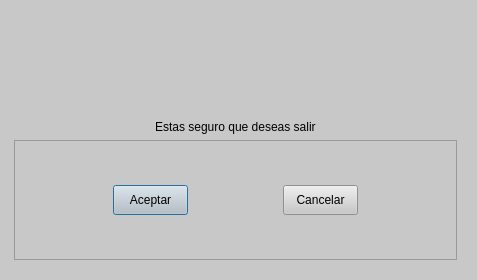
<?xml version="1.0" encoding="UTF-8"?>
<ui version="4.0">
 <class>ventanaSalir</class>
 <widget class="QDialog" name="ventanaSalir">
  <property name="windowModality">
   <enum>Qt::ApplicationModal</enum>
  </property>
  <property name="geometry">
   <rect>
    <x>0</x>
    <y>0</y>
    <width>477</width>
    <height>280</height>
   </rect>
  </property>
  <property name="contextMenuPolicy">
   <enum>Qt::NoContextMenu</enum>
  </property>
  <property name="windowTitle">
   <string>Salir de la aplicacion</string>
  </property>
  <property name="windowIcon">
   <iconset>
    <normaloff>img/taxiIcon.png</normaloff>img/taxiIcon.png</iconset>
  </property>
  <property name="layoutDirection">
   <enum>Qt::LeftToRight</enum>
  </property>
  <property name="styleSheet">
   <string notr="true">background-color: rgb(200, 200, 200);</string>
  </property>
  <property name="sizeGripEnabled">
   <bool>true</bool>
  </property>
  <property name="modal">
   <bool>true</bool>
  </property>
  <layout class="QHBoxLayout" name="horizontalLayout">
   <property name="spacing">
    <number>10</number>
   </property>
   <property name="sizeConstraint">
    <enum>QLayout::SetDefaultConstraint</enum>
   </property>
   <property name="leftMargin">
    <number>5</number>
   </property>
   <property name="topMargin">
    <number>5</number>
   </property>
   <item>
    <widget class="QFrame" name="frame">
     <property name="sizePolicy">
      <sizepolicy hsizetype="Expanding" vsizetype="Expanding">
       <horstretch>0</horstretch>
       <verstretch>0</verstretch>
      </sizepolicy>
     </property>
     <property name="frameShape">
      <enum>QFrame::NoFrame</enum>
     </property>
     <property name="frameShadow">
      <enum>QFrame::Plain</enum>
     </property>
     <layout class="QVBoxLayout" name="verticalLayout">
      <item alignment="Qt::AlignHCenter">
       <widget class="QLabel" name="label">
        <property name="enabled">
         <bool>true</bool>
        </property>
        <property name="sizePolicy">
         <sizepolicy hsizetype="Fixed" vsizetype="Preferred">
          <horstretch>100</horstretch>
          <verstretch>0</verstretch>
         </sizepolicy>
        </property>
        <property name="minimumSize">
         <size>
          <width>100</width>
          <height>100</height>
         </size>
        </property>
        <property name="maximumSize">
         <size>
          <width>100</width>
          <height>100</height>
         </size>
        </property>
        <property name="text">
         <string/>
        </property>
        <property name="textFormat">
         <enum>Qt::PlainText</enum>
        </property>
        <property name="pixmap">
         <pixmap>img/taxiIcon.png</pixmap>
        </property>
        <property name="scaledContents">
         <bool>true</bool>
        </property>
        <property name="alignment">
         <set>Qt::AlignCenter</set>
        </property>
       </widget>
      </item>
      <item alignment="Qt::AlignHCenter">
       <widget class="QLabel" name="label_2">
        <property name="sizePolicy">
         <sizepolicy hsizetype="Maximum" vsizetype="Maximum">
          <horstretch>0</horstretch>
          <verstretch>0</verstretch>
         </sizepolicy>
        </property>
        <property name="minimumSize">
         <size>
          <width>0</width>
          <height>0</height>
         </size>
        </property>
        <property name="styleSheet">
         <string notr="true">color: rgb(0, 0, 0);
font: 75 14pt &quot;MS Shell Dlg 2&quot;;</string>
        </property>
        <property name="text">
         <string>Estas seguro que deseas salir</string>
        </property>
       </widget>
      </item>
      <item>
       <widget class="QFrame" name="frame_3">
        <property name="frameShape">
         <enum>QFrame::StyledPanel</enum>
        </property>
        <property name="frameShadow">
         <enum>QFrame::Raised</enum>
        </property>
        <layout class="QHBoxLayout" name="horizontalLayout_2">
         <item>
          <widget class="QPushButton" name="btnAcept">
           <property name="sizePolicy">
            <sizepolicy hsizetype="Preferred" vsizetype="Fixed">
             <horstretch>0</horstretch>
             <verstretch>0</verstretch>
            </sizepolicy>
           </property>
           <property name="minimumSize">
            <size>
             <width>75</width>
             <height>30</height>
            </size>
           </property>
           <property name="maximumSize">
            <size>
             <width>60</width>
             <height>16777215</height>
            </size>
           </property>
           <property name="styleSheet">
            <string notr="true">background-color: rgb(197, 197, 197);
border-radiu:8px;</string>
           </property>
           <property name="text">
            <string>Aceptar</string>
           </property>
           <property name="icon">
            <iconset>
             <normaloff>img/OkIco.svg</normaloff>img/OkIco.svg</iconset>
           </property>
          </widget>
         </item>
         <item>
          <widget class="QPushButton" name="btnCancelar">
           <property name="minimumSize">
            <size>
             <width>75</width>
             <height>30</height>
            </size>
           </property>
           <property name="maximumSize">
            <size>
             <width>60</width>
             <height>16777215</height>
            </size>
           </property>
           <property name="text">
            <string>Cancelar</string>
           </property>
           <property name="icon">
            <iconset>
             <normaloff>img/CancelIco.ico</normaloff>img/CancelIco.ico</iconset>
           </property>
          </widget>
         </item>
        </layout>
       </widget>
      </item>
     </layout>
    </widget>
   </item>
  </layout>
 </widget>
 <resources/>
 <connections/>
</ui>
